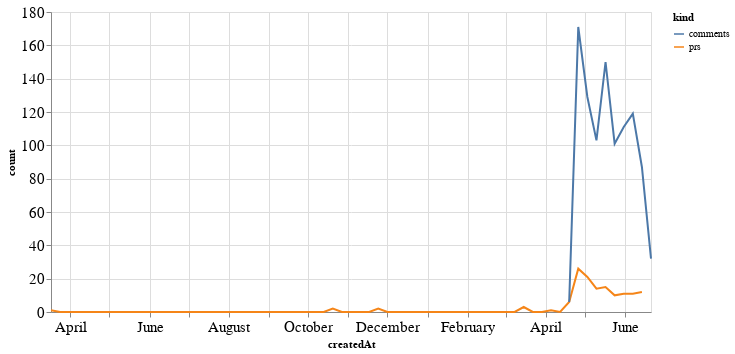

Notebook code cell kept with this figure:
### Code cell
alt.Chart(total_time, width=600).mark_line().encode(
    x='createdAt',
    y='count',
    color='kind'
)

### Figure 1 — Vega-Lite specification as saved in the notebook (floating-point values rounded to 4 significant figures; data arrays with more than 128 entries replaced by an {"elided": "..."} marker saying what was removed)
{"config": {"axisLeft": {"labelFontSize": 15}, "axisBottom": {"labelFontSize": 15}}, "data": {"name": "data-0b73740387b7cac7b221e8bf28ee2b35"}, "mark": "line", "encoding": {"color": {"type": "nominal", "field": "kind"}, "x": {"type": "temporal", "field": "createdAt"}, "y": {"type": "quantitative", "field": "count"}}, "width": 600, "$schema": "https://vega.github.io/schema/vega-lite/v4.8.1.json", "datasets": {"data-0b73740387b7cac7b221e8bf28ee2b35": {"elided": "134 records"}}}
